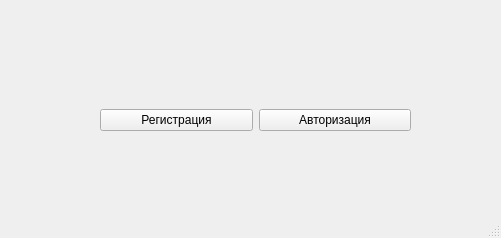
<?xml version="1.0" encoding="UTF-8"?>
<ui version="4.0">
 <class>MainWindow</class>
 <widget class="QMainWindow" name="MainWindow">
  <property name="geometry">
   <rect>
    <x>0</x>
    <y>0</y>
    <width>501</width>
    <height>238</height>
   </rect>
  </property>
  <property name="windowTitle">
   <string>MainWindow</string>
  </property>
  <widget class="QWidget" name="centralwidget">
   <widget class="QWidget" name="">
    <property name="geometry">
     <rect>
      <x>100</x>
      <y>80</y>
      <width>311</width>
      <height>81</height>
     </rect>
    </property>
    <layout class="QHBoxLayout" name="horizontalLayout">
     <item>
      <widget class="QPushButton" name="btn_register">
       <property name="text">
        <string>Регистрация</string>
       </property>
      </widget>
     </item>
     <item>
      <widget class="QPushButton" name="btn_login">
       <property name="text">
        <string>Авторизация</string>
       </property>
      </widget>
     </item>
    </layout>
   </widget>
  </widget>
  <widget class="QStatusBar" name="statusbar"/>
 </widget>
 <resources/>
 <connections/>
</ui>
